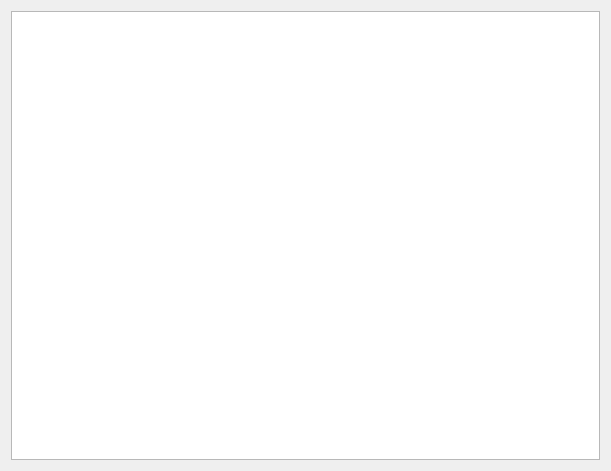
<?xml version="1.0" encoding="UTF-8"?>
<ui version="4.0">
 <class>Dialog</class>
 <widget class="QDialog" name="Dialog">
  <property name="geometry">
   <rect>
    <x>0</x>
    <y>0</y>
    <width>611</width>
    <height>471</height>
   </rect>
  </property>
  <property name="windowTitle">
   <string>Dialog</string>
  </property>
  <layout class="QVBoxLayout" name="verticalLayout_2">
   <item>
    <layout class="QVBoxLayout" name="verticalLayout">
     <item>
      <widget class="QListView" name="listView"/>
     </item>
    </layout>
   </item>
  </layout>
 </widget>
 <resources/>
 <connections/>
</ui>
